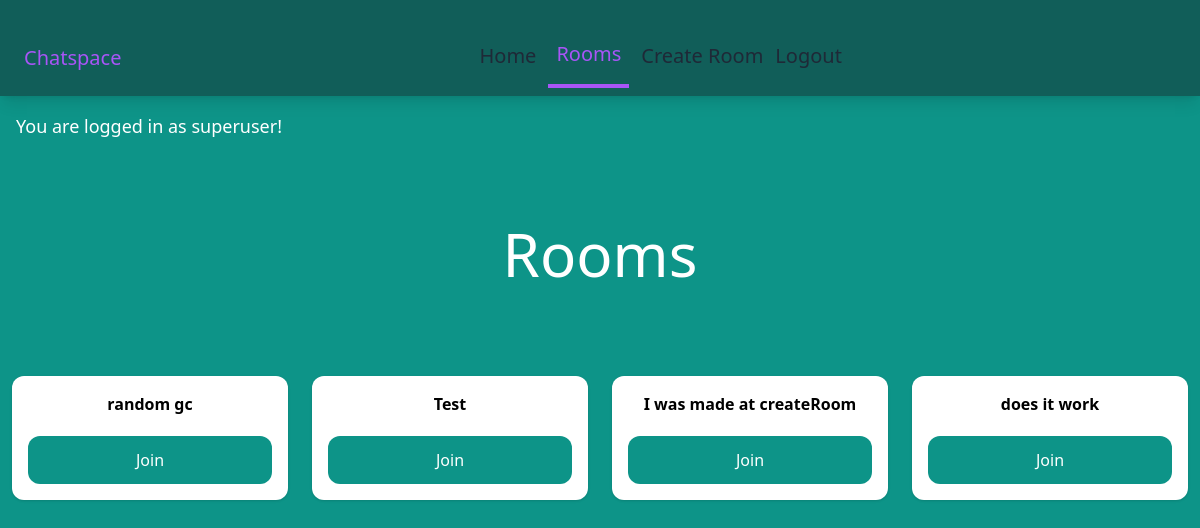
Screenshot of /rooms/ (signed in) with the database file from the repository.
### rooms/models.py (models this page shows)
class Room(models.Model):
    name = models.CharField(max_length=127)
    slug = models.SlugField(unique=True)

### rooms/views.py (the view)
# urls.py: path('rooms/', include('rooms.urls')),
@login_required
def rooms(request):
    rooms = Room.objects.all()
    return render(request, 'room/rooms.html', {'rooms': rooms})

### rooms/templates/room/rooms.html (shortened to what this page needs)
{% extends 'core/base.html' %}
{% block content %}
<div class="p-10 lg:p-20 text-center">
    <h1 class="text-3xl lg:text-6xl text-white font-raleway"> Rooms </h1>
</div>
<div class="w-full flex flex-wrap items-center font-montserrat">
    {% for room in rooms %}
        <div class="w-full lg:w-1/4 px-3 py-3">
            <div class="p-4 bg-white shadow rounded-xl text-center">
                    <h2 class="mb-5 text2-xl font-semibold"> {{ room.name }} </h2>
                <a href="{% url 'room' room.slug %}" class="px-5 py-3 block rounded-xl text-white bg-teal-600 hover:bg-teal-700"> Join </a>
            </div>
        </div>
    {% endfor %}
</div>
{% endblock %}

### core/templates/core/base.html (shortened to what this page needs)
{% load static tailwind_tags %}
<!DOCTYPE html>
<html lang="en">
    <head>
        {% tailwind_css %}
    </head>
    <body class="bg-teal-600">
        {% url 'rooms' as roomsURL %}
        {% url 'createRoom' as createRoomURL %}
        {% url 'register' as registerURL %}
        {% url 'login' as loginURL %}
           <nav class="flex px-4 pt-6 pb-2 bg-teal-800 shadow-lg font-poppins text-xl">
            <div class="flex items-start">
                <a class="pt-5 px-2 text-purple-500" href="{% url 'frontPage' %}"> Chatspace </a>
            </div>
                <div class="w-full mx-auto px-4">
                    <div class="flex w-full justify-evenly">
                        <div class="hidden md:flex flex-grow justify-center items-center space-x-1">
                            <a href="{% url 'frontPage' %}" class="py-4 px-2 text-gray-800 {% if request.path == '/' %} border-b-4 border-purple-500 text-purple-500 {% endif %}">Home</a>
                            {% if request.user.is_authenticated %}
                                <a href="{% url 'rooms' %}" class="py-4 px-2 text-gray-800 {% if request.path == roomsURL %} border-b-4 border-purple-500 text-purple-500 {% endif %} hover:text-purple-500 transition duration-300">Rooms</a>
                                <a href="{% url 'createRoom' %}" class="py-4 px-2 text-gray-800  hover:text-purple-500 transition duration-300">Create Room</a>
                                <form action="{% url 'logout' %}" method="post">
                                    <button type="submit" class="py-1 rounded-xl text-gray-800 hover:text-purple-500 transition duration-300"> Logout </button>
                                </form>
                            {% endif %}
                        </div>
                    </div>
                </div>
            </nav>
           <div class="px-4 pt-4">
                {% if user.get_username %}
                    <p class="text-sm md:text-lg pb-1 text-white font-poppins"> You are logged in as {{ user.get_username }}! </p>
                {% else %}
                    <p class="text-md md:text-lg pb-1 text-white font-poppins"> You are not logged in. </p>
                {% endif %}
            </div>
           {% block content %}
           {% endblock %}
    </body>
</html>

### core/templates/core/base.html (style rules this page uses)
nav { text-align: center; }

### rows the page displays
Room: name "random gc"
Room: name "Test"
Room: name "I was made at createRoom"
Room: name "does it work"

### other values shown
{{ user.get_username }} "superuser"
